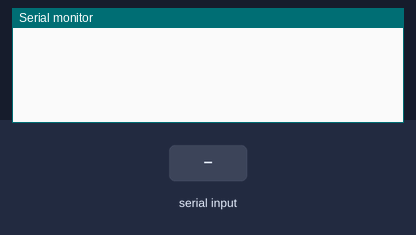
The sketch below on a simulated Arduino Uno, built with avr-gcc and run on an emulated ATmega328P. Parts: the last lines printed to the serial monitor. The test bench sets the inputs (shaded band).

Above: at 1.2 s.
1.3 s: "1\n" received over Serial
At 2.3 s:
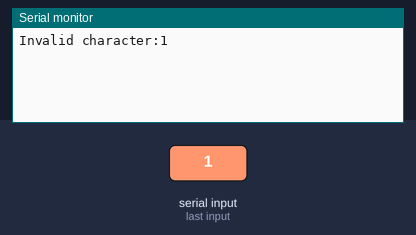
2.8 s: "1\n" received over the second serial link
At 3.4 s:
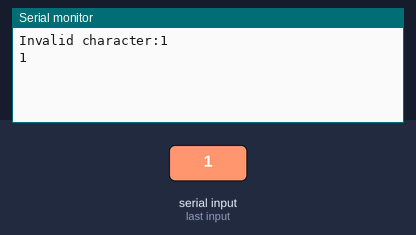
4.3 s: "0\n" received over Serial
At 5.5 s:
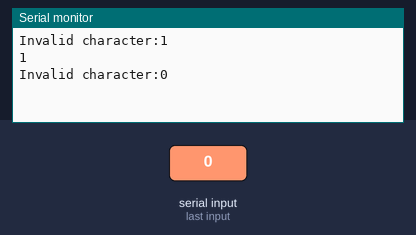
5.8 s: "0\n" received over the second serial link
At 6.9 s:
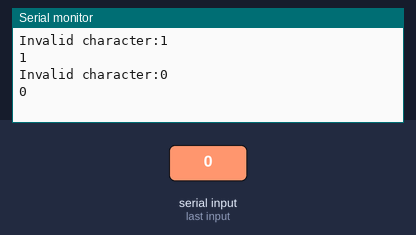

Measured:
- after the input at 1.3 s, the serial monitor: prints a new line at once (image 1)
- after the input at 2.8 s, the serial monitor: prints a new line at once (image 2)
- after the input at 4.3 s, the serial monitor: prints a new line at once (image 3)
- after the input at 5.8 s, the serial monitor: prints a new line at once (image 4)

The sketch:

ATCommandActuator.ino
```cpp
//HC-06 AT COMMAND
//AT               // OK
//AT+NAMEJOY2      // Name=JOY2
//AT+VERSION       // panfpunr
//AT+BAUD4         // Baud=9600
//AT+ROLE          // not support
//AT+ADDR          // not support
//AT+PSWD          // not support
//AT+UART          // not support
// Bluetooth AT Command 傳送 kah 接收。
//愛考慮,試用! 序列視窗下腳 e (沒有行結尾) 選項。
//配對密碼:1234
//CTRL+SHIFT+M : 啟動序列窗
//CTRL+M : 上傳

#ifndef SS_SOFTWARE_SERIAL
#define SS_SOFTWARE_SERIAL
#include <SoftwareSerial.h>
#endif

enum { UnoBoard_Rx = 8, UnoBoard_Tx = 9, Baud = 9600 };

// UnoBoardRx <===> Bluetooth_Tx
SoftwareSerial BtObject(UnoBoard_Rx, UnoBoard_Tx);

void setup() {

  Serial.begin(Baud);
  BtObject.begin(Baud);

  /*
  delay(1000);
  Serial.println(
    String("Baud=") +
    String(Baud) +
    String(",OnBoard-RX=") +
    String(UnoBoard_Rx) +
    String(",OnBoard-TX=") +
    String(UnoBoard_Tx)
  ); // MAXIMUM SerialBuffer 64 bytes!
  */

}


//-----------------------------
void loop() {

  int SerialCount = Serial.available();
  if ( SerialCount > 0 ) {
    for ( int sx = 0 ; sx < SerialCount; sx++ ) {
      char c=Serial.peek();
      if (  '+' == c || isUpperCase(c) || '\n' == c || '\r' == c ){ //AT+ Validation
        BtObject.write( Serial.read() ); // ReadFromSerial WriteToBluetooth
      }
      else {
        char ic=Serial.read(); //read whatever
        Serial.println( String("Invalid character:")+String(ic) );
      }
    }

    return;
  }

  // ReadFromBluetooth WriteToSerial
  while ( BtObject.available() ) {
    Serial.write( BtObject.read() );
    Serial.flush();
  }

}
```
